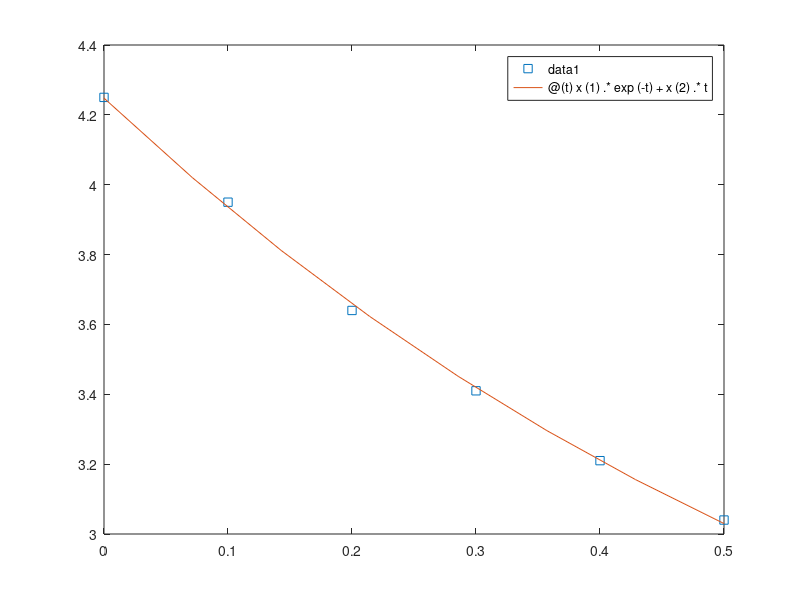

Write MATLAB code to recreate this figure.
function [a, b] = A6_8
    t = [0; 0.1; 0.2; 0.3; 0.4; 0.5];
    y = [4.25; 3.95; 3.64; 3.41; 3.21; 3.04];
    A = [exp(-t) t];
    x = A\y;
    a = x(1)
    b = x(2)
    plot(t, y, 's'); hold on;
    fplot(@(t) x(1).*exp(-t) + x(2).*t, [0 0.5])
end